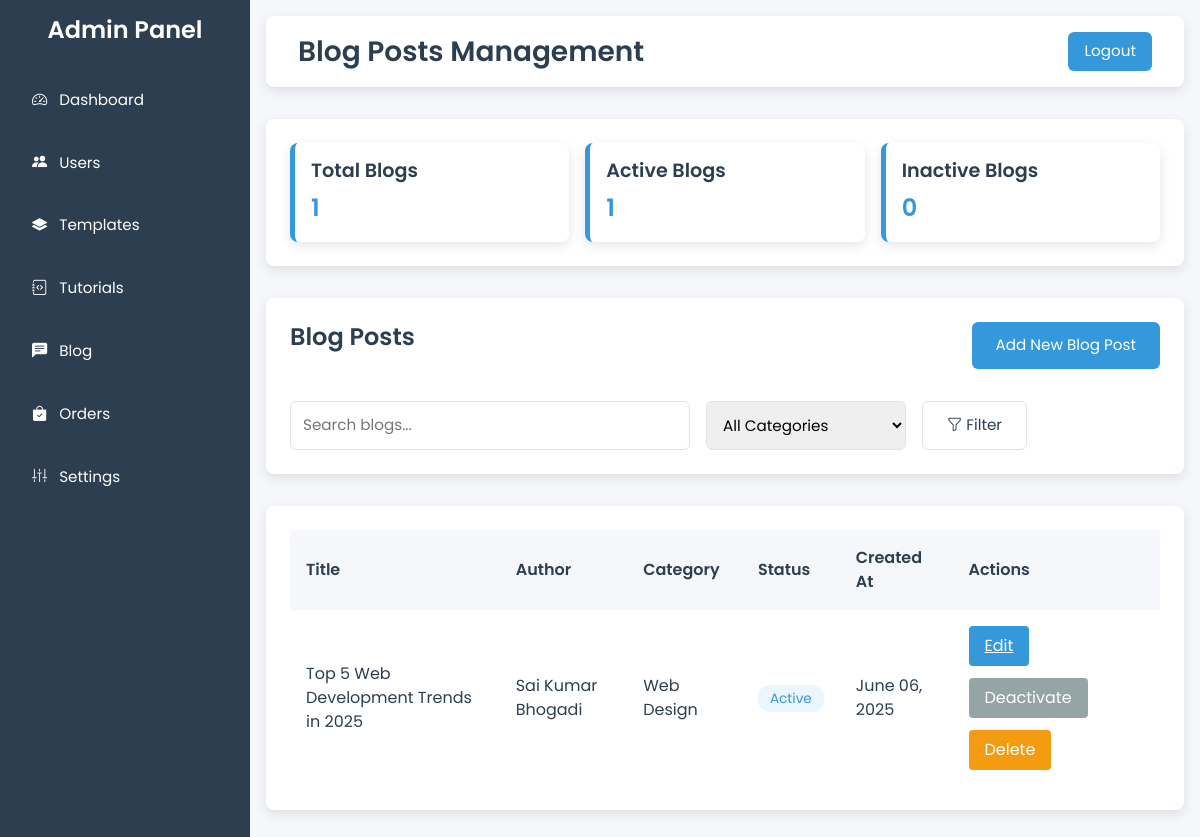
The page /admin-panel/blogs/ (signed in) on the database its author committed.
### admin_panel/models.py (models this page shows, shortened)
class BlogPost(models.Model):
    STATUS_CHOICES = (
        ('active', 'Active'),
        ('inactive', 'Inactive'),
    )
    CATEGORY_CHOICES = (
        ('technology', 'Technology'),
        ('web-design', 'Web Design'),
        ('development', 'Development'),
        ('tutorials', 'Tutorials'),
    )
    title = models.CharField(max_length=255)
    slug = models.SlugField(max_length=255, unique=True, blank=True)
    content = models.TextField()
    author = models.ForeignKey(User, on_delete=models.CASCADE, related_name='blog_posts')
    category = models.CharField(max_length=50, choices=CATEGORY_CHOICES)
    status = models.CharField(max_length=20, choices=STATUS_CHOICES, default='inactive')
    featured_image = models.ImageField(upload_to='uploads/blog_images/', blank=True, null=True)
    created_at = models.DateTimeField(default=timezone.now)
    updated_at = models.DateTimeField(auto_now=True)
    class Meta:
        ordering = ['-created_at']

### codebay_app/models.py (models this page shows, shortened)
class User(AbstractBaseUser, PermissionsMixin):
    email = models.EmailField(unique=True)
    full_name = models.CharField(max_length=255)
    is_active = models.BooleanField(default=True)
    is_staff = models.BooleanField(default=False)
    bio = models.TextField(blank=True, default="")
    date_joined = models.DateTimeField(default=timezone.now)
    objects = UserManager()
    USERNAME_FIELD = 'email'
    REQUIRED_FIELDS = ['full_name']

### admin_panel/views.py (the view)
# urls.py: path('blogs/', views.admin_blog_list, name='admin_blog_list'),
@login_required
def admin_blog_list(request):
    if not request.user.is_staff:
        messages.error(request, "You do not have permission to access this page.")
        return redirect('codebay_app:index')
    search_query = request.GET.get('search', '')
    category_filter = request.GET.get('category', '')
    blog_posts = BlogPost.objects.all()
    if search_query:
        blog_posts = blog_posts.filter(
            Q(title__icontains=search_query) |
            Q(description__icontains=search_query)
        )
    if category_filter:
        blog_posts = blog_posts.filter(category=category_filter)
    blog_posts = blog_posts.order_by('-created_at')
    total_blogs = blog_posts.count()
    active_blogs = blog_posts.filter(status='active').count()
    inactive_blogs = blog_posts.filter(status='inactive').count()
    paginator = Paginator(blog_posts, 10)  # 10 blogs per page
    page_number = request.GET.get('page')
    page_obj = paginator.get_page(page_number)
    categories = BlogPost._meta.get_field('category').choices
    context = {
        'blog_posts': page_obj,
        'total_blogs': total_blogs,
        'active_blogs': active_blogs,
        'inactive_blogs': inactive_blogs,
        'search_query': search_query,
        'category_filter': category_filter,
        'categories': categories,
    }
    return render(request, 'admin_panel/blog_list.html', context)

### admin_panel/templates/admin_panel/blog_list.html (shortened to what this page needs)
{% extends "admin_panel/base.html" %}
{% block header_title %}Blog Posts Management{% endblock %}
{% block content %}
  <div class="section stats-section">
    <div class="stat-card">
      <h4>Total Blogs</h4>
      <p>{{ total_blogs|default:0 }}</p>
    </div>
    <div class="stat-card">
      <h4>Active Blogs</h4>
      <p>{{ active_blogs|default:0 }}</p>
    </div>
    <div class="stat-card">
      <h4>Inactive Blogs</h4>
      <p>{{ inactive_blogs|default:0 }}</p>
    </div>
  </div>
  <div class="section search-section">
    <div class="header-row">
      <h3>Blog Posts</h3>
      <a href="{% url 'admin_panel:admin_blog_add' %}"><button>Add New Blog Post</button></a>
    </div>
    <form method="GET" class="search-row">
      <input type="text" name="search" placeholder="Search blogs..." value="{{ search_query|default:'' }}">
      <select name="category">
        <option value="">All Categories</option>
      </select>
      <button type="submit"><i class="bi bi-funnel"></i> Filter</button>
    </form>
  </div>
  <div class="section blog-section">
    <table class="blog-table">
      <thead>
        <tr>
          <th>Title</th>
          <th>Author</th>
          <th>Category</th>
          <th>Status</th>
          <th>Created At</th>
          <th>Actions</th>
        </tr>
      </thead>
      <tbody>
        {% for blog in blog_posts %}
          <tr>
            <td>{{ blog.title }}</td>
            <td>{{ blog.author.full_name|default:blog.author.email }}</td>
            <td>{{ blog.get_category_display }}</td>
            <td><span class="status {{ blog.status }}">{{ blog.status|capfirst }}</span></td>
            <td>{{ blog.created_at|date:"F d, Y" }}</td>
            <td>
              <div class="action-buttons">
                <a href="{% url 'admin_panel:admin_blog_edit' blog_id=blog.id %}" class="action-btn edit">Edit</a>
                <form action="{% url 'admin_panel:admin_blog_toggle_status' blog_id=blog.id %}" method="POST" style="display:inline;">
                  <button type="submit" class="action-btn toggle">
                    {% if blog.status == 'active' %}Deactivate{% else %}Activate{% endif %}
                  </button>
                </form>
                <form action="{% url 'admin_panel:admin_blog_delete' blog_id=blog.id %}" method="POST" style="display:inline;">
                  <button type="submit" class="action-btn delete" onclick="return confirm('Are you sure you want to delete {{ blog.title }}?')">Delete</button>
                </form>
              </div>
            </td>
          </tr>
        {% empty %}
          <tr>
            <td colspan="6">No blog posts found.</td>
          </tr>
        {% endfor %}
      </tbody>
    </table>
  </div>
{% endblock %}

### admin_panel/templates/admin_panel/base.html (style rules this page uses)
body { font-family: 'Poppins', sans-serif; background-color: #F5F7FA; color: #2C3E50; margin: 0; padding: 0; overflow-x: hidden; }
.section { background-color: #FFFFFF; padding: 1.5rem; border-radius: 8px; box-shadow: 0 4px 12px rgba(0, 0, 0, 0.1); animation: fadeIn 1s ease-in; margin-bottom: 2rem; }
.section h3 { font-weight: 600; font-size: 1.5rem; color: #2C3E50; margin-bottom: 1rem; }

### admin_panel/templates/admin_panel/blog_list.html (style rules this page uses)
.stats-section { display: grid; grid-template-columns: repeat(auto-fit, minmax(200px, 1fr)); gap: 1rem; margin-bottom: 2rem; }
.stat-card { background-color: #FFFFFF; padding: 1rem; border-radius: 8px; box-shadow: 0 4px 12px rgba(0, 0, 0, 0.1); border-left: 5px solid #3498DB; animation: fadeIn 1s ease-in; }
.stat-card h4 { font-weight: 600; font-size: 1.1rem; color: #2C3E50; margin-bottom: 0.5rem; }
.stat-card p { font-size: 1.25rem; font-weight: 600; color: #3498DB; margin: 0; }
.search-section { display: flex; flex-direction: column; gap: 1rem; }
.search-section .header-row { display: flex; justify-content: space-between; align-items: center; margin-bottom: 1rem; }
.search-section .search-row { display: flex; gap: 1rem; align-items: center; }
.search-section input { padding: 0.75rem; font-size: 0.95rem; border: 1px solid #E0E4E8; border-radius: 6px; width: 300px; outline: none; transition: border-color 0.3s ease; }
.search-section select { padding: 0.75rem; font-size: 0.95rem; border: 1px solid #E0E4E8; border-radius: 6px; outline: none; transition: border-color 0.3s ease; }
.search-section button, .header-row button { padding: 0.75rem 1.5rem; font-size: 0.95rem; background-color: #FFFFFF; color: #2C3E50; border: 1px solid #E0E4E8; border-radius: 6px; cursor: pointer; transition: background-color 0.3s ease, color 0.3s ease; }
.header-row button { background-color: #3498DB; color: #FFFFFF; border: none; }
.blog-section { overflow-x: auto; }
.blog-table { width: 100%; border-collapse: collapse; min-width: 700px; background-color: #FFFFFF; }
.blog-table th, .blog-table td { padding: 0.75rem; text-align: left; font-size: 0.9rem; color: #2C3E50; }
.blog-table th { background-color: #F5F7FA; font-weight: 600; position: sticky; top: 0; z-index: 1; }
.blog-table td { border-bottom: 1px solid #E0E4E8; }
.blog-table tr:last-child td { border-bottom: none; }
.blog-table .status { padding: 0.25rem 0.75rem; border-radius: 12px; font-size: 0.85rem; }
.blog-table .status.active { background-color: rgba(52, 152, 219, 0.1); color: #3498DB; }
.action-buttons { display: flex; flex-wrap: wrap; gap: 0.5rem; align-items: center; }
.action-btn { padding: 0.35rem 0.75rem; font-size: 0.9rem; border: none; border-radius: 4px; cursor: pointer; transition: background-color 0.3s ease; white-space: nowrap; }
.action-btn.edit { background-color: #3498DB; color: #FFFFFF; }
.action-btn.delete { background-color: #F39C12; color: #FFFFFF; }
.action-btn.toggle { background-color: #95A5A6; color: #FFFFFF; }
@media (min-width: 1200px) { .stats-section { grid-template-columns: repeat(3, 1fr); } }
@media (min-width: 1200px) { .stat-card h4 { font-size: 1.2rem; } }
@media (min-width: 1200px) { .stat-card p { font-size: 1.5rem; } }
@media (min-width: 1200px) { .search-section input { width: 400px; } }
@media (min-width: 1200px) { .search-section select { width: 200px; } }
@media (min-width: 1200px) { .blog-table th, .blog-table td { font-size: 1rem; padding: 1rem; } }
@media (min-width: 1200px) { .action-buttons { gap: 0.75rem; } }
@media (min-width: 1200px) { .action-btn { padding: 0.5rem 1rem; font-size: 1rem; } }

### rows shown on the page
BlogPost: title "Top 5 Web Development Trends in 2025", author.full_name "Sai Kumar Bhogadi", category "Web Design", status "Active", created_at "June 06, 2025", shows "Deactivate"

### other values the page prints
{{ total_blogs|default:0 }} "1"
{{ active_blogs|default:0 }} "1"
{{ inactive_blogs|default:0 }} "0"
